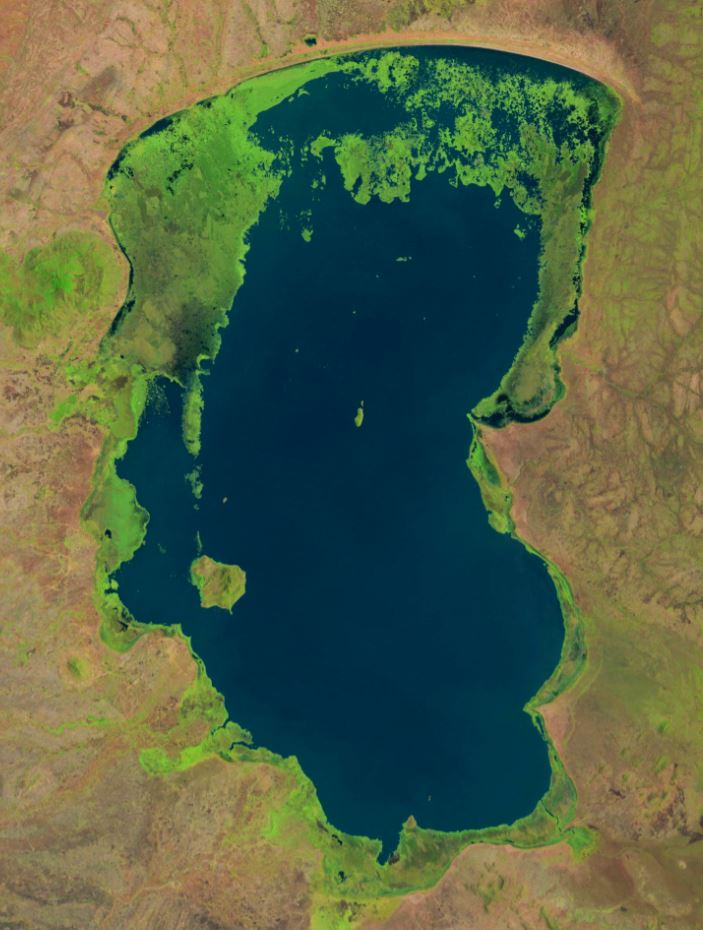
#> input picture vgg_stitch/img/1a.jpg, 703 x 930 px
$ python -i ImageStitch.py   (imports and definitions only)
#> lines starting #> are read from the running program, lines starting #| are printed output that depends on the picture
#> further down, picture is the input picture: shape (930, 703, 3); mean B, G, R 71, 100.1, 85.1
### utils.py
import json
import numpy as np
import cv2 as cv
import math
import matplotlib.pyplot as plt

def equalizeHist(img):
    img_yuv = cv.cvtColor(img, cv.COLOR_BGR2YUV)
#> img_yuv: shape (930, 703, 3); mean of channels 0, 1, 2 92.3, 117.5, 121.7
    img_yuv[:, :, 0] = cv.equalizeHist(img_yuv[:, :, 0])
#> img_yuv: shape (930, 703, 3); mean of channels 0, 1, 2 129.4, 117.5, 121.7
    img_histequal = cv.cvtColor(img_yuv, cv.COLOR_YUV2BGR)
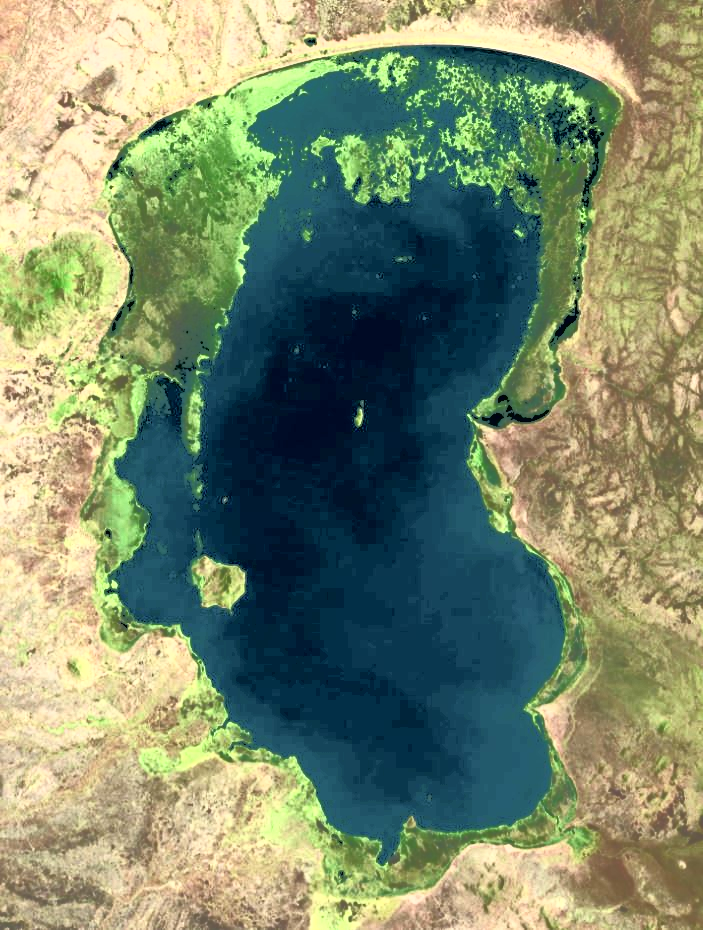
#> img_histequal: shape (930, 703, 3); mean B, G, R 108.1, 137, 122.7

    return img_histequal


# [37 lines left out: functions equalizeHist_old, getMaskPointsInROIs, not called in this run]


def findFeatures(img, method=None):

#> called with method = 'sift'
    if method == 'sift':
        descriptor = cv.SIFT_create(contrastThreshold=0.01)
    elif method == 'brisk':
        descriptor = cv.BRISK_create()
    elif method == 'orb':
        descriptor = cv.ORB_create(nfeatures=1500, nlevels=8, edgeThreshold=3)

    kps, des = descriptor.detectAndCompute(img, None)
#> kps = 13746 keypoints; strongest (x, y, size): (311, 42, 5.8), (359, 420, 6), (111, 187, 2.2), (585, 132, 2.9)

    return kps, des


# [97 lines left out: functions featureMatch, clusterMatch, findHomography, matchFilter, drawMatch, inlierChecker, not called in this run]


'''
Generate the feature density map
'''


# [29 lines left out: function featureHeatmap, not called in this run]


'''
Generate Guassian Distribution in 2D Matrix
'''


# [54 lines left out: functions guassian, transformVerts, getParams, not called in this run]

### ImageStitch.py
import itertools
import numpy as np
import cv2 as cv

import utils

'''
IMAGE Class:
Define the feature properties for single image
----------
'''
class Image(object):
    # Initialization for the Image object
    def __init__(self, img, nfeatures=0):
        self.img = img
        self.nfeatures = nfeatures
        self.kps = None
        self.des = None
        self.kpsCluster = None
        self.desCluster = None

        # Equalize the YUV channels histogram
        self.equalizeHist()

        # Extract the features from image and update the feature property
        self.findFeatures('sift')
        print("\nInitial Successfullys")

    def equalizeHist(self):
        self.img = utils.equalizeHist(self.img)

    # Finding all features on the Object Image
    def findFeatures(self, method=None):
        img = self.img
        kps, des = utils.findFeatures(img, method)

        self.kps = kps
#> self.kps has the same summary as kps
        self.des = des
        self.nfeatures = len(kps)
#> self.nfeatures = 13746

    # Select features in the target region (single region)
    # [30 lines left out: functions featureFilter, featureCluster, not called in this run]


'''
STITCH CLASS:
Define the related features and matches between a pair of images
----------
`featureExtract`: extract features within each image and classify them in given ROIs
'''
class Stitch(object):
    # [88 lines left out: functions __init__, featureExtract, homoEstimate, featureIntegrate, simpleStitch, not called in this run]

>>> import cv2
>>> picture = cv2.imread('vgg_stitch/img/1a.jpg')
>>> result = Image(picture).equalizeHist()
#> in equalizeHist (call 2), `img_yuv = cv.cvtColor(img, cv.COLOR_BGR2YUV)`: img_yuv: shape (930, 703, 3); mean of channels 0, 1, 2 129.4, 117.5, 122
#> in equalizeHist (call 2), `img_yuv[:, :, 0] = cv.equalizeHist(img_yuv[:, :, 0])`: img_yuv: shape (930, 703, 3); mean of channels 0, 1, 2 129.3, 117.5, 122

$ run again, on vgg_stitch/img/1b.jpg
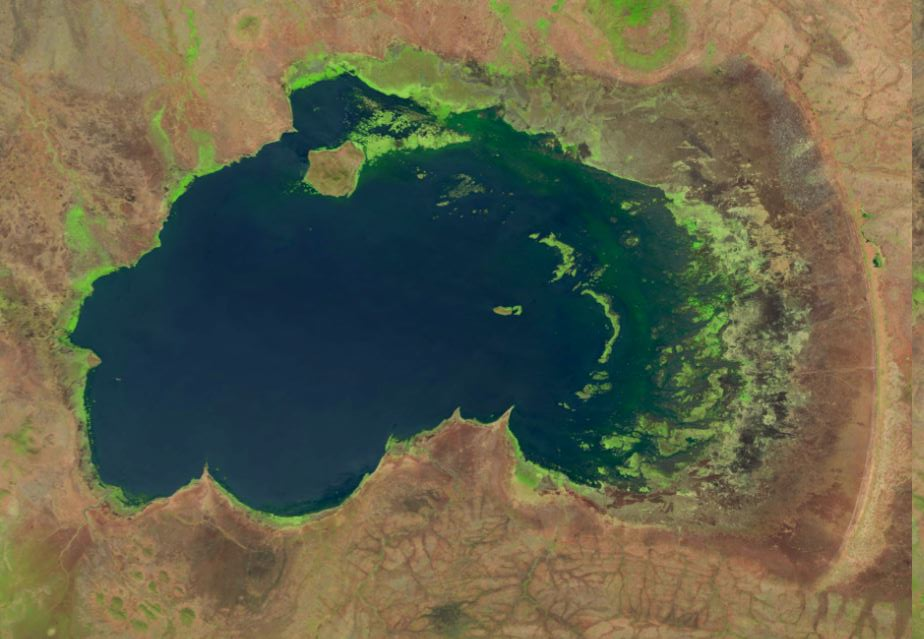
#> input picture vgg_stitch/img/1b.jpg, 924 x 639 px
#> picture is the input picture: shape (639, 924, 3); mean B, G, R 74.8, 98.8, 99.8
#> in equalizeHist, `img_histequal = cv.cvtColor(img_yuv, cv.COLOR_YUV2BGR)`:
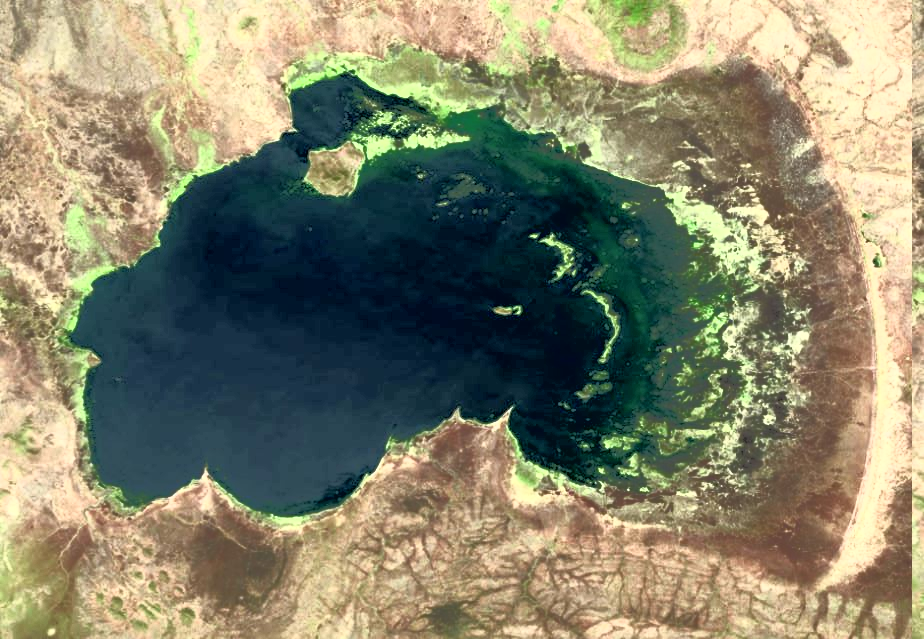
#> img_histequal: shape (639, 924, 3); mean B, G, R 107, 131.2, 132.5
#> in findFeatures, `kps, des = descriptor.detectAndCompute(img, None)`: kps = 13311 keypoints; strongest (x, y, size): (534, 236, 3.5), (518, 312, 2.6), (601, 470, 3.8), (550, 241, 6.8)
#> self.kps has the same summary as kps
#> self.nfeatures = 13311

$ run again, on vgg_stitch/img/2a.PNG
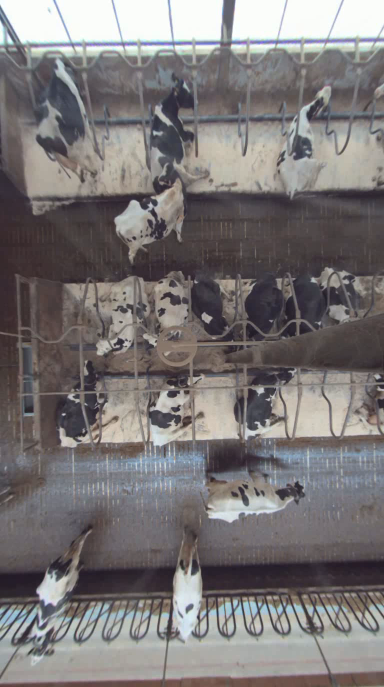
#> input picture vgg_stitch/img/2a.PNG, 768 x 1374 px (shown at 1/2 size)
#> picture is the input picture: shape (1374, 768, 3); mean B, G, R 118.5, 118.1, 122.3
#> in equalizeHist, `img_histequal = cv.cvtColor(img_yuv, cv.COLOR_YUV2BGR)`:
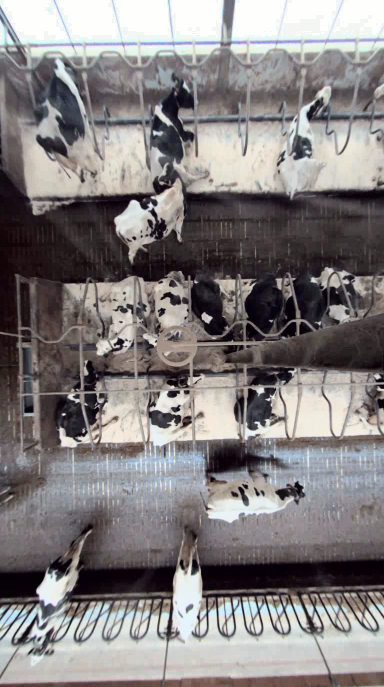
#> img_histequal: shape (1374, 768, 3) (shown at 1/2 size); mean B, G, R 127.6, 127.2, 131.5
#> in findFeatures, `kps, des = descriptor.detectAndCompute(img, None)`: kps = 12980 keypoints; strongest (x, y, size): (127, 829, 4), (414, 636, 11.8), (344, 789, 10.6), (520, 779, 11.6)
#> self.kps has the same summary as kps
#> self.nfeatures = 12980
